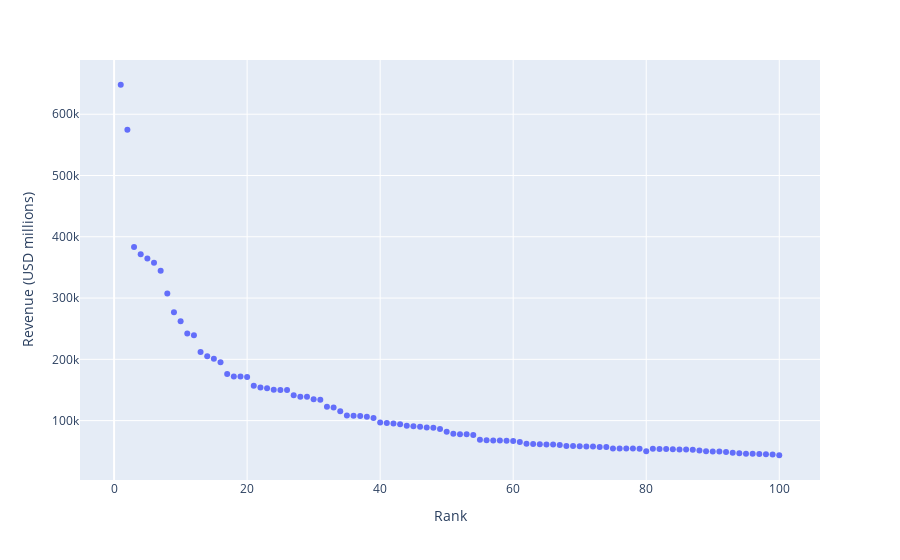

Here is the notebook cell this chart was saved with:
### Code cell
import pandas as pd
import plotly.express as px

# Load your dataset from a CSV file
df = pd.read_csv('Jupyter_Project/companies.csv')

# Strip whitespace from column names
df.columns = df.columns.str.strip()

# Check the first few rows of the DataFrame
print("Initial DataFrame:")
print(df.head())

# Clean the 'Revenue (USD millions)' column by removing commas
df['Revenue (USD millions)'] = df['Revenue (USD millions)'].str.replace(',', '', regex=False)

# Clean the 'Revenue growth' column by removing percentage signs and converting to float
df['Revenue growth'] = df['Revenue growth'].str.replace('%', '', regex=False).astype(float)

# Convert 'Revenue (USD millions)' to numeric
df['Revenue (USD millions)'] = pd.to_numeric(df['Revenue (USD millions)'], errors='coerce')

# Handle NaN values
print("Rows before dropping NaN:", len(df))
df.dropna(subset=['Revenue (USD millions)', 'Revenue growth'], inplace=True)  # Drop rows with NaN in these columns
print("Rows after dropping NaN:", len(df))

# Print shape and sample of cleaned DataFrame
print("Cleaned DataFrame:")
print(df.head())
print("DataFrame shape after cleaning:", df.shape)

# Check unique values in critical columns
print("Unique values in 'Rank':", df['Rank'].unique())
print("Unique values in 'Revenue (USD millions)':", df['Revenue (USD millions)'].unique())

# Plot without color or size to troubleshoot
fig = px.scatter(
    df,
    x='Rank',
    y='Revenue (USD millions)'

)

fig.show()

### Figure 1 — Plotly figure (JSON) as saved in the notebook; plotly's stock layout.template omitted (floating-point values rounded to 4 significant figures)
{"data": [{"hovertemplate": "Rank=%{x}<br>Revenue (USD millions)=%{y}<extra></extra>", "legendgroup": "", "marker": {"color": "#636efa", "symbol": "circle"}, "mode": "markers", "name": "", "orientation": "v", "showlegend": false, "type": "scatter", "x": [1, 2, 3, 4, 5, 6, 7, 8, 9, 10, 11, 12, 13, 14, 15, 16, 17, 18, 19, 20, 21, 22, 23, 24, 25, 26, 27, 28, 29, 30, 31, 32, 33, 34, 35, 36, 37, 38, 39, 40, 41, 42, 43, 44, 45, 46, 47, 48, 49, 50, 51, 52, 53, 54, 55, 56, 57, 58, 59, 60, 61, 62, 63, 64, 65, 66, 67, 68, 69, 70, 71, 72, 73, 74, 75, 76, 77, 78, 79, 80, 81, 82, 83, 84, 85, 86, 87, 88, 89, 90, 91, 92, 93, 94, 95, 96, 97, 98, 99, 100], "xaxis": "x", "y": [648125, 574785, 383482, 371622, 364482, 357776, 344582, 307394, 276711, 262173, 242290, 239425, 211915, 205012, 200949, 195265, 176191, 171912, 171842, 171340, 156820, 153999, 152669, 150307, 150039, 149890, 141240, 139081, 139001, 134902, 133974, 122428, 121572, 115340, 108418, 108050, 107412, 106374, 104199, 96773, 96194, 95195, 93935, 91471, 90958, 90155, 88898, 88425, 86377, 82006, 78586, 77794, 77650, 76325, 68920, 67954, 67571, 67364, 67060, 66905, 64968, 62109, 61860, 61251, 60922, 60856, 60115, 58574, 58496, 58048, 57555, 57534, 57094, 56998, 54609, 54607, 54317, 54317, 54228, 49936, 53979, 53718, 53717, 53355, 52788, 52788, 52612, 51217, 49954, 49715, 49484, 48712, 47711, 46802, 45754, 45735, 45590, 45006, 44622, 43452], "yaxis": "y"}], "layout": {"legend": {"tracegroupgap": 0}, "margin": {"t": 60}, "xaxis": {"anchor": "y", "domain": [0, 1], "title": {"text": "Rank"}}, "yaxis": {"anchor": "x", "domain": [0, 1], "title": {"text": "Revenue (USD millions)"}}}}
